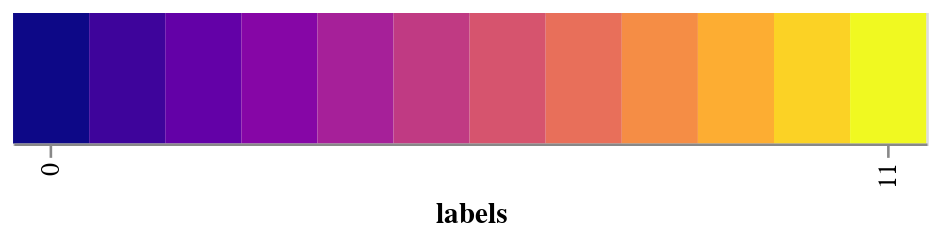

The cell this chart's notebook holds for it:
### Code cell
chart = alt.Chart(df).mark_rect().encode(x=alt.X('labels:O', axis=alt.Axis(values=[0,11])), y=alt.Y('number:O', axis=None), color=alt.Color("labels", scale=alt.Scale(scheme="plasma"), legend=None)).properties(height=50, width=350)
chart

### Figure 1 — Vega-Lite specification as saved in the notebook (floating-point values rounded to 4 significant figures)
{"config": {"view": {"continuousWidth": 400, "continuousHeight": 300}}, "data": {"name": "data-ef1adf905284994c76d93be5a004a064"}, "mark": "rect", "encoding": {"color": {"field": "labels", "legend": null, "scale": {"scheme": "plasma"}, "type": "quantitative"}, "x": {"axis": {"values": [0, 11]}, "field": "labels", "type": "ordinal"}, "y": {"axis": null, "field": "number", "type": "ordinal"}}, "height": 50, "width": 350, "$schema": "https://vega.github.io/schema/vega-lite/v4.17.0.json", "datasets": {"data-ef1adf905284994c76d93be5a004a064": [{"color": [12, 7, 134, 255], "number": 1, "labels": 0}, {"color": [61, 3, 155, 255], "number": 1, "labels": 1}, {"color": [98, 0, 166, 255], "number": 1, "labels": 2}, {"color": [133, 6, 166, 255], "number": 1, "labels": 3}, {"color": [165, 31, 151, 255], "number": 1, "labels": 4}, {"color": [191, 57, 130, 255], "number": 1, "labels": 5}, {"color": [213, 83, 109, 255], "number": 1, "labels": 6}, {"color": [231, 110, 90, 255], "number": 1, "labels": 7}, {"color": [245, 141, 69, 255], "number": 1, "labels": 8}, {"color": [252, 173, 49, 255], "number": 1, "labels": 9}, {"color": [251, 209, 36, 255], "number": 1, "labels": 10}, {"color": [239, 248, 33, 255], "number": 1, "labels": 11}]}}
